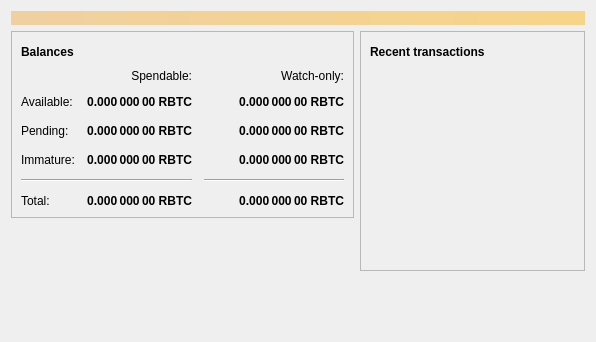
<?xml version="1.0" encoding="UTF-8"?>
<ui version="4.0">
 <class>OverviewPage</class>
 <widget class="QWidget" name="OverviewPage">
  <property name="geometry">
   <rect>
    <x>0</x>
    <y>0</y>
    <width>596</width>
    <height>342</height>
   </rect>
  </property>
  <property name="windowTitle">
   <string>Form</string>
  </property>
  <layout class="QVBoxLayout" name="topLayout">
   <item>
    <widget class="QLabel" name="labelAlerts">
     <property name="visible">
      <bool>false</bool>
     </property>
     <property name="styleSheet">
      <string notr="true">QLabel { background-color: qlineargradient(x1: 0, y1: 0, x2: 1, y2: 0, stop:0 #F0D0A0, stop:1 #F8D488); color:#000000; }</string>
     </property>
     <property name="wordWrap">
      <bool>true</bool>
     </property>
     <property name="margin">
      <number>3</number>
     </property>
     <property name="textInteractionFlags">
      <set>Qt::TextSelectableByMouse</set>
     </property>
    </widget>
   </item>
   <item>
    <layout class="QHBoxLayout" name="horizontalLayout" stretch="1,1">
     <item>
      <layout class="QVBoxLayout" name="verticalLayout_2">
       <item>
        <widget class="QFrame" name="frame">
         <property name="frameShape">
          <enum>QFrame::StyledPanel</enum>
         </property>
         <property name="frameShadow">
          <enum>QFrame::Raised</enum>
         </property>
         <layout class="QVBoxLayout" name="verticalLayout_4">
          <item>
           <layout class="QHBoxLayout" name="horizontalLayout_4">
            <item>
             <widget class="QLabel" name="label_5">
              <property name="font">
               <font>
                <weight>75</weight>
                <bold>true</bold>
               </font>
              </property>
              <property name="text">
               <string>Balances</string>
              </property>
             </widget>
            </item>
            <item>
             <widget class="QPushButton" name="labelWalletStatus">
              <property name="enabled">
               <bool>true</bool>
              </property>
              <property name="maximumSize">
               <size>
                <width>30</width>
                <height>16777215</height>
               </size>
              </property>
              <property name="toolTip">
               <string>The displayed information may be out of date. Your wallet automatically synchronizes with the Royalbitcoin network after a connection is established, but this process has not completed yet.</string>
              </property>
              <property name="text">
               <string/>
              </property>
              <property name="icon">
               <iconset resource="../royalbitcoin.qrc">
                <normaloff>:/icons/warning</normaloff>
                <disabledoff>:/icons/warning</disabledoff>:/icons/warning</iconset>
              </property>
              <property name="iconSize">
               <size>
                <width>24</width>
                <height>24</height>
               </size>
              </property>
              <property name="flat">
               <bool>true</bool>
              </property>
             </widget>
            </item>
            <item>
             <spacer name="horizontalSpacer_3">
              <property name="orientation">
               <enum>Qt::Horizontal</enum>
              </property>
              <property name="sizeHint" stdset="0">
               <size>
                <width>40</width>
                <height>20</height>
               </size>
              </property>
             </spacer>
            </item>
           </layout>
          </item>
          <item>
           <layout class="QGridLayout" name="gridLayout">
            <property name="spacing">
             <number>12</number>
            </property>
            <item row="2" column="2">
             <widget class="QLabel" name="labelWatchPending">
              <property name="font">
               <font>
                <weight>75</weight>
                <bold>true</bold>
               </font>
              </property>
              <property name="cursor">
               <cursorShape>IBeamCursor</cursorShape>
              </property>
              <property name="toolTip">
               <string>Unconfirmed transactions to watch-only addresses</string>
              </property>
              <property name="text">
               <string notr="true">0.000 000 00 RBTC</string>
              </property>
              <property name="alignment">
               <set>Qt::AlignRight|Qt::AlignTrailing|Qt::AlignVCenter</set>
              </property>
              <property name="textInteractionFlags">
               <set>Qt::LinksAccessibleByMouse|Qt::TextSelectableByKeyboard|Qt::TextSelectableByMouse</set>
              </property>
             </widget>
            </item>
            <item row="2" column="1">
             <widget class="QLabel" name="labelUnconfirmed">
              <property name="font">
               <font>
                <weight>75</weight>
                <bold>true</bold>
               </font>
              </property>
              <property name="cursor">
               <cursorShape>IBeamCursor</cursorShape>
              </property>
              <property name="toolTip">
               <string>Total of transactions that have yet to be confirmed, and do not yet count toward the spendable balance</string>
              </property>
              <property name="text">
               <string notr="true">0.000 000 00 RBTC</string>
              </property>
              <property name="alignment">
               <set>Qt::AlignRight|Qt::AlignTrailing|Qt::AlignVCenter</set>
              </property>
              <property name="textInteractionFlags">
               <set>Qt::LinksAccessibleByMouse|Qt::TextSelectableByKeyboard|Qt::TextSelectableByMouse</set>
              </property>
             </widget>
            </item>
            <item row="3" column="2">
             <widget class="QLabel" name="labelWatchImmature">
              <property name="font">
               <font>
                <weight>75</weight>
                <bold>true</bold>
               </font>
              </property>
              <property name="cursor">
               <cursorShape>IBeamCursor</cursorShape>
              </property>
              <property name="toolTip">
               <string>Mined balance in watch-only addresses that has not yet matured</string>
              </property>
              <property name="text">
               <string notr="true">0.000 000 00 RBTC</string>
              </property>
              <property name="alignment">
               <set>Qt::AlignRight|Qt::AlignTrailing|Qt::AlignVCenter</set>
              </property>
              <property name="textInteractionFlags">
               <set>Qt::LinksAccessibleByMouse|Qt::TextSelectableByKeyboard|Qt::TextSelectableByMouse</set>
              </property>
             </widget>
            </item>
            <item row="4" column="0" colspan="2">
             <widget class="Line" name="line">
              <property name="orientation">
               <enum>Qt::Horizontal</enum>
              </property>
             </widget>
            </item>
            <item row="4" column="2">
             <widget class="Line" name="lineWatchBalance">
              <property name="sizePolicy">
               <sizepolicy hsizetype="Preferred" vsizetype="Fixed">
                <horstretch>0</horstretch>
                <verstretch>0</verstretch>
               </sizepolicy>
              </property>
              <property name="minimumSize">
               <size>
                <width>140</width>
                <height>0</height>
               </size>
              </property>
              <property name="orientation">
               <enum>Qt::Horizontal</enum>
              </property>
             </widget>
            </item>
            <item row="5" column="0">
             <widget class="QLabel" name="labelTotalText">
              <property name="text">
               <string>Total:</string>
              </property>
             </widget>
            </item>
            <item row="3" column="1">
             <widget class="QLabel" name="labelImmature">
              <property name="font">
               <font>
                <weight>75</weight>
                <bold>true</bold>
               </font>
              </property>
              <property name="cursor">
               <cursorShape>IBeamCursor</cursorShape>
              </property>
              <property name="toolTip">
               <string>Mined balance that has not yet matured</string>
              </property>
              <property name="text">
               <string notr="true">0.000 000 00 RBTC</string>
              </property>
              <property name="alignment">
               <set>Qt::AlignRight|Qt::AlignTrailing|Qt::AlignVCenter</set>
              </property>
              <property name="textInteractionFlags">
               <set>Qt::LinksAccessibleByMouse|Qt::TextSelectableByKeyboard|Qt::TextSelectableByMouse</set>
              </property>
             </widget>
            </item>
            <item row="2" column="3">
             <spacer name="horizontalSpacer_2">
              <property name="orientation">
               <enum>Qt::Horizontal</enum>
              </property>
              <property name="sizeHint" stdset="0">
               <size>
                <width>40</width>
                <height>20</height>
               </size>
              </property>
             </spacer>
            </item>
            <item row="3" column="0">
             <widget class="QLabel" name="labelImmatureText">
              <property name="text">
               <string>Immature:</string>
              </property>
             </widget>
            </item>
            <item row="5" column="1">
             <widget class="QLabel" name="labelTotal">
              <property name="font">
               <font>
                <weight>75</weight>
                <bold>true</bold>
               </font>
              </property>
              <property name="cursor">
               <cursorShape>IBeamCursor</cursorShape>
              </property>
              <property name="toolTip">
               <string>Your current total balance</string>
              </property>
              <property name="text">
               <string notr="true">0.000 000 00 RBTC</string>
              </property>
              <property name="alignment">
               <set>Qt::AlignRight|Qt::AlignTrailing|Qt::AlignVCenter</set>
              </property>
              <property name="textInteractionFlags">
               <set>Qt::LinksAccessibleByMouse|Qt::TextSelectableByKeyboard|Qt::TextSelectableByMouse</set>
              </property>
             </widget>
            </item>
            <item row="5" column="2">
             <widget class="QLabel" name="labelWatchTotal">
              <property name="font">
               <font>
                <weight>75</weight>
                <bold>true</bold>
               </font>
              </property>
              <property name="cursor">
               <cursorShape>IBeamCursor</cursorShape>
              </property>
              <property name="toolTip">
               <string>Current total balance in watch-only addresses</string>
              </property>
              <property name="text">
               <string notr="true">0.000 000 00 RBTC</string>
              </property>
              <property name="alignment">
               <set>Qt::AlignRight|Qt::AlignTrailing|Qt::AlignVCenter</set>
              </property>
              <property name="textInteractionFlags">
               <set>Qt::LinksAccessibleByMouse|Qt::TextSelectableByKeyboard|Qt::TextSelectableByMouse</set>
              </property>
             </widget>
            </item>
            <item row="0" column="2">
             <widget class="QLabel" name="labelWatchonly">
              <property name="text">
               <string>Watch-only:</string>
              </property>
              <property name="alignment">
               <set>Qt::AlignRight|Qt::AlignTrailing|Qt::AlignVCenter</set>
              </property>
             </widget>
            </item>
            <item row="1" column="0">
             <widget class="QLabel" name="labelBalanceText">
              <property name="text">
               <string>Available:</string>
              </property>
             </widget>
            </item>
            <item row="1" column="1">
             <widget class="QLabel" name="labelBalance">
              <property name="font">
               <font>
                <weight>75</weight>
                <bold>true</bold>
               </font>
              </property>
              <property name="cursor">
               <cursorShape>IBeamCursor</cursorShape>
              </property>
              <property name="toolTip">
               <string>Your current spendable balance</string>
              </property>
              <property name="text">
               <string notr="true">0.000 000 00 RBTC</string>
              </property>
              <property name="alignment">
               <set>Qt::AlignRight|Qt::AlignTrailing|Qt::AlignVCenter</set>
              </property>
              <property name="textInteractionFlags">
               <set>Qt::LinksAccessibleByMouse|Qt::TextSelectableByKeyboard|Qt::TextSelectableByMouse</set>
              </property>
             </widget>
            </item>
            <item row="1" column="2">
             <widget class="QLabel" name="labelWatchAvailable">
              <property name="font">
               <font>
                <weight>75</weight>
                <bold>true</bold>
               </font>
              </property>
              <property name="cursor">
               <cursorShape>IBeamCursor</cursorShape>
              </property>
              <property name="toolTip">
               <string>Your current balance in watch-only addresses</string>
              </property>
              <property name="text">
               <string notr="true">0.000 000 00 RBTC</string>
              </property>
              <property name="alignment">
               <set>Qt::AlignRight|Qt::AlignTrailing|Qt::AlignVCenter</set>
              </property>
              <property name="textInteractionFlags">
               <set>Qt::LinksAccessibleByMouse|Qt::TextSelectableByKeyboard|Qt::TextSelectableByMouse</set>
              </property>
             </widget>
            </item>
            <item row="2" column="0">
             <widget class="QLabel" name="labelPendingText">
              <property name="text">
               <string>Pending:</string>
              </property>
             </widget>
            </item>
            <item row="0" column="1">
             <widget class="QLabel" name="labelSpendable">
              <property name="text">
               <string>Spendable:</string>
              </property>
              <property name="alignment">
               <set>Qt::AlignRight|Qt::AlignTrailing|Qt::AlignVCenter</set>
              </property>
             </widget>
            </item>
           </layout>
          </item>
         </layout>
        </widget>
       </item>
       <item>
        <spacer name="verticalSpacer">
         <property name="orientation">
          <enum>Qt::Vertical</enum>
         </property>
         <property name="sizeHint" stdset="0">
          <size>
           <width>20</width>
           <height>40</height>
          </size>
         </property>
        </spacer>
       </item>
      </layout>
     </item>
     <item>
      <layout class="QVBoxLayout" name="verticalLayout_3">
       <item>
        <widget class="QFrame" name="frame_2">
         <property name="frameShape">
          <enum>QFrame::StyledPanel</enum>
         </property>
         <property name="frameShadow">
          <enum>QFrame::Raised</enum>
         </property>
         <layout class="QVBoxLayout" name="verticalLayout">
          <item>
           <layout class="QHBoxLayout" name="horizontalLayout_2">
            <item>
             <widget class="QLabel" name="label_4">
              <property name="font">
               <font>
                <weight>75</weight>
                <bold>true</bold>
               </font>
              </property>
              <property name="text">
               <string>Recent transactions</string>
              </property>
             </widget>
            </item>
            <item>
             <widget class="QPushButton" name="labelTransactionsStatus">
              <property name="enabled">
               <bool>true</bool>
              </property>
              <property name="maximumSize">
               <size>
                <width>30</width>
                <height>16777215</height>
               </size>
              </property>
              <property name="toolTip">
               <string>The displayed information may be out of date. Your wallet automatically synchronizes with the Royalbitcoin network after a connection is established, but this process has not completed yet.</string>
              </property>
              <property name="text">
               <string/>
              </property>
              <property name="icon">
               <iconset resource="../royalbitcoin.qrc">
                <normaloff>:/icons/warning</normaloff>
                <disabledoff>:/icons/warning</disabledoff>:/icons/warning</iconset>
              </property>
              <property name="iconSize">
               <size>
                <width>24</width>
                <height>24</height>
               </size>
              </property>
              <property name="flat">
               <bool>true</bool>
              </property>
             </widget>
            </item>
            <item>
             <spacer name="horizontalSpacer">
              <property name="orientation">
               <enum>Qt::Horizontal</enum>
              </property>
              <property name="sizeHint" stdset="0">
               <size>
                <width>40</width>
                <height>20</height>
               </size>
              </property>
             </spacer>
            </item>
           </layout>
          </item>
          <item>
           <widget class="QListView" name="listTransactions">
            <property name="styleSheet">
             <string notr="true">QListView { background: transparent; }</string>
            </property>
            <property name="frameShape">
             <enum>QFrame::NoFrame</enum>
            </property>
            <property name="verticalScrollBarPolicy">
             <enum>Qt::ScrollBarAlwaysOff</enum>
            </property>
            <property name="horizontalScrollBarPolicy">
             <enum>Qt::ScrollBarAlwaysOff</enum>
            </property>
            <property name="selectionMode">
             <enum>QAbstractItemView::NoSelection</enum>
            </property>
           </widget>
          </item>
         </layout>
        </widget>
       </item>
       <item>
        <spacer name="verticalSpacer_2">
         <property name="orientation">
          <enum>Qt::Vertical</enum>
         </property>
         <property name="sizeHint" stdset="0">
          <size>
           <width>20</width>
           <height>40</height>
          </size>
         </property>
        </spacer>
       </item>
      </layout>
     </item>
    </layout>
   </item>
  </layout>
 </widget>
 <resources/>
 <connections/>
</ui>
